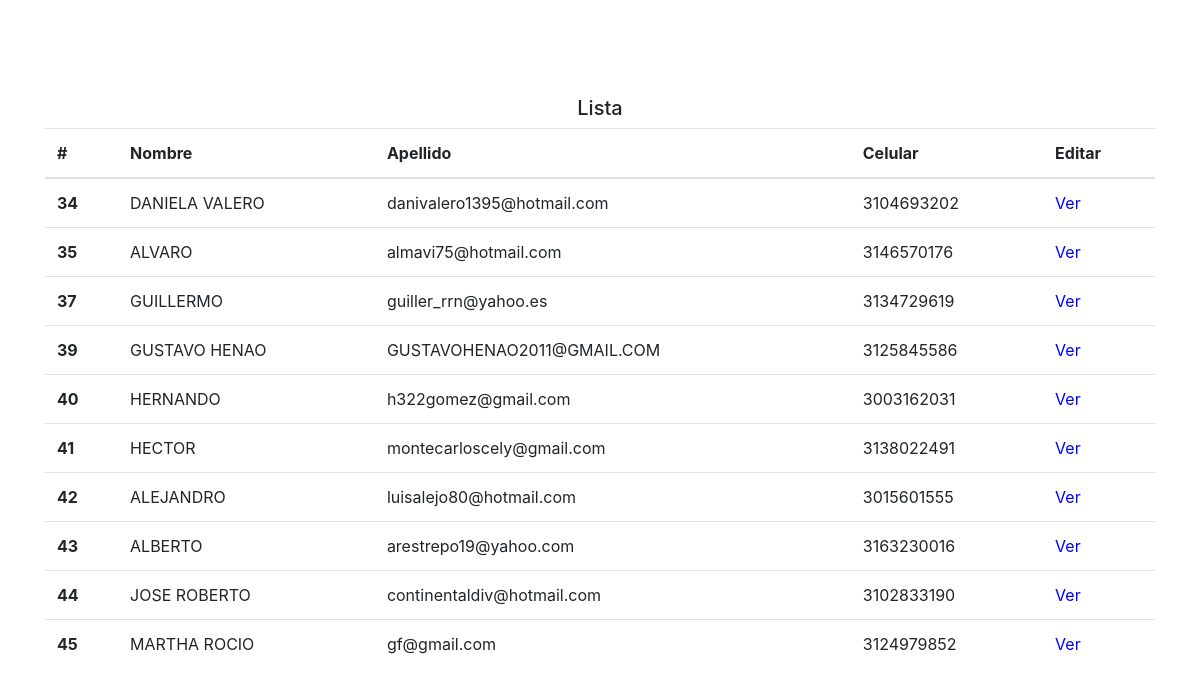
The page / on the database its author committed.
### tables this page shows
CREATE TABLE IF NOT EXISTS `usuario` (
  `id_usuario` int(11) NOT NULL AUTO_INCREMENT,
  `nivelusuario` varchar(100) NOT NULL,
  `nombre` varchar(250) NOT NULL,
  `apellido` varchar(250) NOT NULL,
  `correo` varchar(250) NOT NULL,
  `celular` varchar(250) NOT NULL,
  `telefono` varchar(250) DEFAULT NULL,
  `clave` varchar(250) NOT NULL,
  `direccion` varchar(100) NOT NULL,
  PRIMARY KEY (`id_usuario`)
);

### index.php (the view, shortened to what this page needs)
<!DOCTYPE html>
<html>
<head>
<link rel="stylesheet" href="https://stackpath.bootstrapcdn.com/bootstrap/4.5.2/css/bootstrap.min.css">
</head>
<body>
<?php
$usuario  = "root";
$password = "";
$servidor = "localhost";
$con = mysqli_connect($servidor, $usuario, $password) or die("No se ha podido conectar al Servidor");
$a = ("SELECT * FROM usuario ORDER BY id_usuario LIMIT 10 ");
$b = mysqli_query($con, $a);
?>
<br><br>
<br><br>
<div class="container">
    <h5 class="text-center">Lista</h5>
<table class="table">
  <thead>
    <tr>
      <th scope="col">#</th>
      <th scope="col">Nombre</th>
      <th scope="col">Apellido</th>
      <th scope="col">Celular</th>
      <th scope="col">Editar</th>
    </tr>
  </thead>
  <tbody>
    <?php
        while ($data = mysqli_fetch_array($b)) { ?>
    <tr>
      <th scope="row"><?php echo $data['id_usuario']; ?></th>
      <td><?php echo $data['nombre']; ?></td>
      <td><?php echo $data['correo']; ?></td>
      <td><?php echo $data['celular']; ?></td>
    <td> <a style="cursor: pointer; color:#00F;" onclick="consulta('<?php echo $data['id_usuario']; ?>');"> Ver </a></td>
    </tr>
<?php } ?>
  </tbody>
</table>
</div>
</body>
</html>

### rows shown on the page
usuario: id_usuario "34", nombre "DANIELA VALERO", correo "danivalero1395@hotmail.com", celular "3104693202"
usuario: id_usuario "35", nombre "ALVARO", correo "almavi75@hotmail.com", celular "3146570176"
usuario: id_usuario "37", nombre "GUILLERMO", correo "guiller_rrn@yahoo.es", celular "3134729619"
usuario: id_usuario "39", nombre "GUSTAVO HENAO", correo "GUSTAVOHENAO2011@GMAIL.COM", celular "3125845586"
usuario: id_usuario "40", nombre "HERNANDO", correo "h322gomez@gmail.com", celular "3003162031"
usuario: id_usuario "41", nombre "HECTOR", correo "montecarloscely@gmail.com", celular "3138022491"
usuario: id_usuario "42", nombre "ALEJANDRO", correo "luisalejo80@hotmail.com", celular "3015601555"
usuario: id_usuario "43", nombre "ALBERTO", correo "arestrepo19@yahoo.com", celular "3163230016"
usuario: id_usuario "44", nombre "JOSE ROBERTO", correo "continentaldiv@hotmail.com", celular "3102833190"
usuario: id_usuario "45", nombre "MARTHA ROCIO", correo "gf@gmail.com", celular "3124979852"
